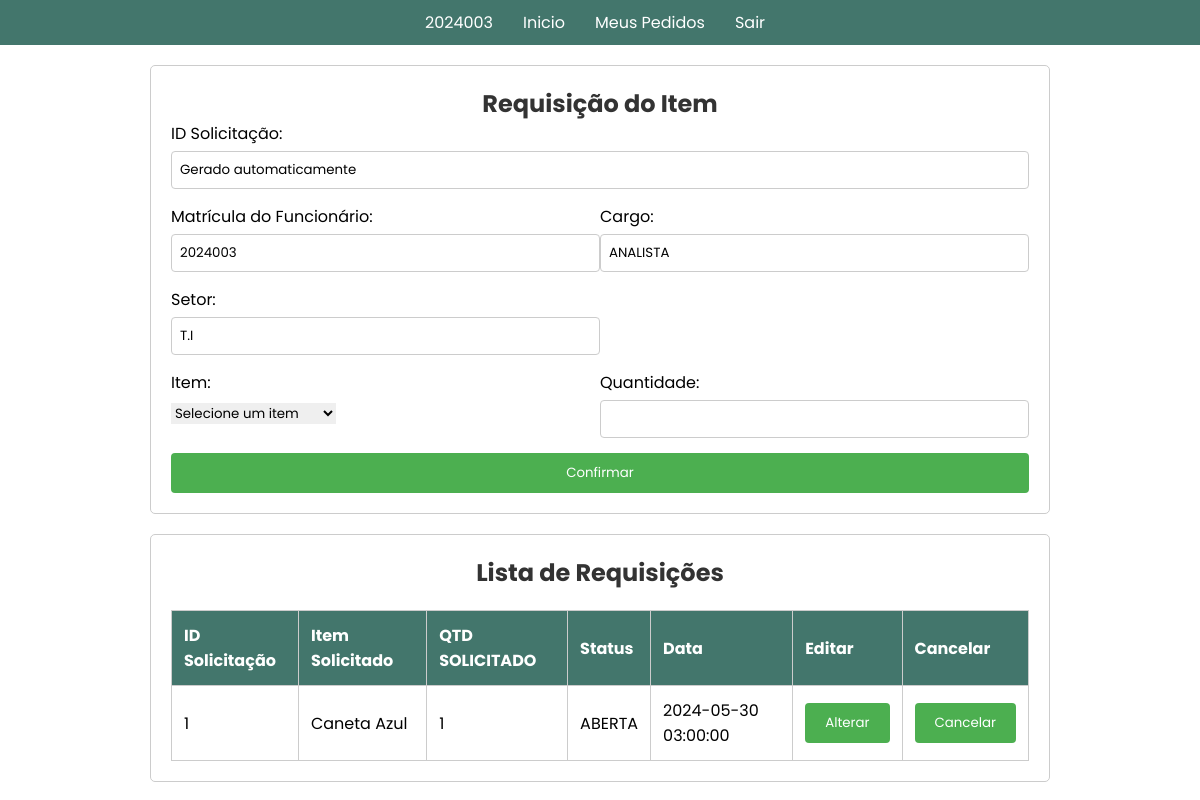
Page /03.Usuario_Inicial_Solicitação/index.php (signed in) on the earlier database version.
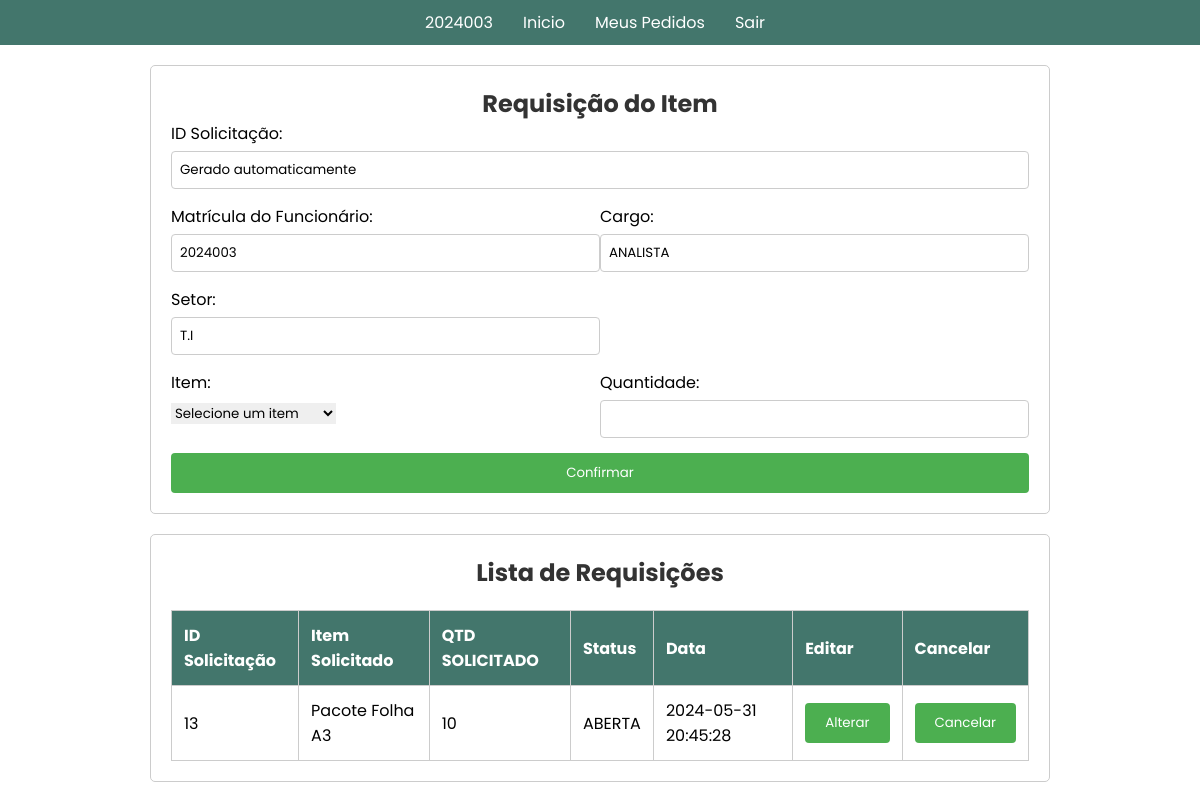
Same page on the later database version.
### tables this page shows
CREATE TABLE `requisicao` (
  `QuantidadeItem` int(11) DEFAULT NULL,
  `CargoFuncionario` varchar(100) DEFAULT NULL,
  `ID_Solicitacao` int(11) NOT NULL,
  `NomeItem` varchar(100) DEFAULT NULL,
  `SetorFuncionario` varchar(100) DEFAULT NULL,
  `StatusSolicitacao` varchar(50) DEFAULT NULL,
  `DataSolicitacao` timestamp NOT NULL DEFAULT current_timestamp() ON UPDATE current_timestamp(),
  `FK_ITEM_ID_Item` int(11) DEFAULT NULL,
  `FK_CONTA_Matricula` int(11) DEFAULT NULL
);

### 03.Usuario_Inicial_Solicitação/index.php (the view, shortened to what this page needs)
<!DOCTYPE html>
<html lang="en">
<head>
    <link rel="stylesheet" href="../src/css/reset.css">
    <link rel="stylesheet" href="../src/css/font.css">
    <link rel="stylesheet" href="style.css">
</head>
<?php
$atual = $_SESSION['matricula'];
$session_cargo = $_SESSION['nomeCargo'];
$session_setor = $_SESSION['nomeSetor'];
include 'processar_exclusao.php';
?>
<body>
<nav>
    <ul>
        <?php
        $menu_items = array(
            $atual => "ID.php",
            "Inicio" => "../03.Usuario_Inicial_Solicitação/index.php",
            "Meus Pedidos" => "../04.Usuario_Visu_Pedidos/index.php",
            "Sair" => "../src/php/sair.php"        );
        foreach ($menu_items as $label => $url) {
            echo '<li><a href="' . $url . '">' . $label . '</a></li>';
        }
        ?>
    </ul>
</nav>
<div class="container">
    <h2>Requisição do Item</h2>
    <form method="post" action="processar_requisicao.php">
        <div class="row">
            <div class="col-12">
                <label for="id_solicitacao">ID Solicitação:</label>
                <input type="text" id="id_solicitacao" name="id_solicitacao" required readonly value="Gerado automaticamente">
            </div>
        </div>
        <div class="row">
            <div class="col-6">
                <label for="matricula_funcionario">Matrícula do Funcionário:</label>
                <input type="text" id="matricula_funcionario" name="matricula_funcionario" required readonly value="<?php echo $atual; ?>">
            </div>
            <div class="col-6">
                <label for="cargo">Cargo:</label>
                <input type="text" id="cargo" name="cargo" required readonly value="<?php echo $session_cargo; ?>">
            </div>
        </div>
        <div class="row">
            <div class="col-6">
                <label for="setor">Setor:</label>
                <input type="text" id="setor" name="setor" required readonly value="<?php echo $session_setor; ?>">
            </div>
        </div>
        <div class="row">
            <div class="col-6">
                <label for="item">Item:</label>
                <select name="item" id="item" required>
                    <option value="">Selecione um item</option>
                </select>
            </div>
            <div class="col-6">
                <label for="quantidade">Quantidade:</label>
                <input type="number" id="quantidade" name="quantidade" required>
            </div>
        </div>
        <button type="submit" name="submit" id="btnConfirmar" style="display: block;">Confirmar</button>
    </form>
</div>
<div class="container">
    <h2>Lista de Requisições</h2>
    <table>
        <thead>
            <tr>
                <th>ID Solicitação</th>
                <th>Item Solicitado</th>
                <th>QTD SOLICITADO</th>
                <th>Status</th>
                <th>Data</th>
                <th>Editar</th>
                <th>Cancelar</th>
            </tr>
        </thead>
        <tbody>
            <?php
                $sql = "SELECT ID_Solicitacao, NomeItem, QuantidadeItem, StatusSolicitacao, CargoFuncionario, SetorFuncionario, FK_CONTA_Matricula, DataSolicitacao
                        FROM requisicao
                        WHERE FK_CONTA_Matricula = '$atual' AND StatusSolicitacao = 'ABERTA'";
                $result = $conn->query($sql);
                if ($result->num_rows > 0) {
                    while ($row = $result->fetch_assoc()) {
                        $id_solicitacao = $row['ID_Solicitacao'];
                        $matricula_funcionario = $atual;
                        $item = $row['NomeItem'];
                        $quantidade = $row['QuantidadeItem'];
                        $status = $row['StatusSolicitacao'];
                        $cargo = $row['CargoFuncionario'];
                        $setor = $row['SetorFuncionario'];
                        $dataSolic = $row['DataSolicitacao'];
                        echo "<tr>
                                <td>{$id_solicitacao}</td>
                                <td>{$item}</td>
                                <td>{$quantidade}</td>
                                <td>{$status}</td>
                                <td>{$dataSolic}</td>
                                <td><button type='button' onclick=\"editarFormulario('{$id_solicitacao}', '{$matricula_funcionario}', '{$cargo}', '{$setor}', '{$item}', '{$quantidade}')\">Alterar</button></td>
                                <td><button type='button' name='deletar' onclick=\"excluirSolicitacao('{$id_solicitacao}')\">Cancelar</button></td>
                            </tr>";
                    }
                } else {
                    echo "<tr><td colspan='7'>Nenhum registro encontrado</td></tr>";
                }
            ?>
        </tbody>
    </table>
</div>
</body>
</html>

Differences in the rows shown:
removed requisicao: ID_Solicitacao "1", NomeItem "Caneta Azul", QuantidadeItem "1", StatusSolicitacao "ABERTA", DataSolicitacao "2024-05-30 03:00:00"
added requisicao: ID_Solicitacao "13", NomeItem "Pacote Folha A3", QuantidadeItem "10", StatusSolicitacao "ABERTA", DataSolicitacao "2024-05-31 20:45:28"
